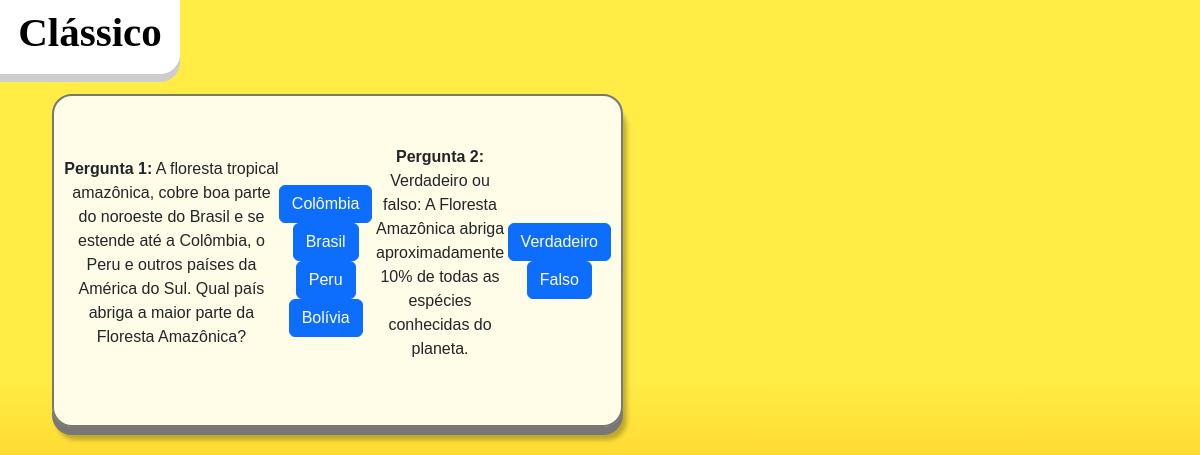
/Bem_ti_Quiz/quiz-classico.php, run on the app's committed database.
### tables this page shows
CREATE TABLE `perguntas` (
  `id` int(11) NOT NULL,
  `pergunta` text NOT NULL,
  `id_categorias` int(11) NOT NULL
);

CREATE TABLE `respostas` (
  `id` int(11) NOT NULL,
  `resposta` text NOT NULL,
  `pergunta_id` int(11) DEFAULT NULL,
  `correta` tinyint(1) NOT NULL
);

### Bem_ti_Quiz/quiz-classico.php (the view, shortened to what this page needs)
<!DOCTYPE html>
<html lang="pt-br">
<head>
    <link href="https://cdn.jsdelivr.net/npm/bootstrap@5.3.1/dist/css/bootstrap.min.css" rel="stylesheet">
    <link href="Css/Style.css" rel="stylesheet" />
</head>
<body>
    <div class="rodape">
        <h1 class="texto-rodape">Clássico</h1>
    </div>
    <div class="container centered-container">
        <?php
        $servername = "localhost";
        $username = "root";
        $password = "";
        $database = "bemtequiz";
        $conn = new mysqli($servername, $username, $password, $database);
        $sqlPerguntas = "SELECT id, pergunta FROM perguntas WHERE id_categorias = 1";
        $resultPerguntas = $conn->query($sqlPerguntas);
        if ($resultPerguntas->num_rows > 0) {
            $perguntaIds = [];
            while ($rowPergunta = $resultPerguntas->fetch_assoc()) {
                $perguntaIds[] = $rowPergunta["id"];
            }
        } else {
            echo "Nenhuma pergunta encontrada para a categoria 'Fauna'.";
        }
        if (!empty($perguntaIds)) {
            $sqlRespostas = "SELECT id, resposta, correta FROM respostas WHERE pergunta_id = ?";
            $stmt = $conn->prepare($sqlRespostas);
            $stmt->bind_param("i", $perguntaId);
            echo "<div class='quadro-quiz'>";
            $perguntaNum = 1;
            foreach ($perguntaIds as $perguntaId) {
                $sqlPergunta = "SELECT pergunta FROM perguntas WHERE id = $perguntaId";
                $resultPergunta = $conn->query($sqlPergunta);
                if ($resultPergunta->num_rows > 0) {
                    $rowPergunta = $resultPergunta->fetch_assoc();
                }
                echo "<div class='pergunta' id='pergunta-" . $perguntaNum . "'>";
                echo "<p><strong>Pergunta " . $perguntaNum . ":</strong> " . $rowPergunta["pergunta"] . "</p>";
                echo "</div>";
                echo "<div class='respostas'>";
                $stmt->execute();
                $resultRespostas = $stmt->get_result();
                if ($resultRespostas->num_rows > 0) {
                    while ($rowResposta = $resultRespostas->fetch_assoc()) {
                        echo '<button class="btn btn-primary resposta" data-pergunta="pergunta-' . $perguntaNum . '" data-correta="' . $rowResposta["correta"] . '">' . $rowResposta["resposta"] . '</button>';
                    }
                } else {
                    echo "Nenhuma resposta encontrada.";
                }
                echo "</div>";
                $perguntaNum++;
            }
            echo "</div>";
        }
        ?>
    </div>
</body>
</html>

### Bem_ti_Quiz/Css/Style.css (style rules this page uses)
body { font-family: Arial, sans-serif; background: linear-gradient(0deg, #FFBF1C 30%, #FFEC44 52%); text-align: center; margin: 0; overflow-x: auto; overflow-y: auto; background-repeat: no-repeat; background-position: right top; background-attachment: fixed; }
.rodape { width: 15%; height: 74px; background: #FFF; border-radius: 0 0 20px 0; box-shadow: 0 8px 0 0 #CDCDCD; display: flex; align-items: center; justify-content: center; }
.texto-rodape { font-family: 'Be Vietnam Pro'; color: #000; text-align: center; font-size: 41px; font-weight: 600; }
.container { margin-top: 20px; }
.quadro-quiz { width: 100%; max-width: 571px; height: 333px; background: rgba(255, 255, 255, 0.88); border: 2px solid #777; border-radius: 20px; box-shadow: 0 8px 0 0 #777, 4px 13px 4px 0 rgba(0, 0, 0, 0.25); display: flex; align-items: center; justify-content: center; padding: 10px; margin: 10px; }

### data on the page
perguntas: pergunta "A floresta tropical amazônica, cobre boa parte do noroeste do Brasil e se estende até a Colômbia, o Peru e outros países da América do Sul. Qual país abriga a maior parte da Floresta Amazônica?"
respostas: resposta "Colômbia"
respostas: resposta "Brasil"
respostas: resposta "Peru"
respostas: resposta "Bolívia"
perguntas: pergunta "Verdadeiro ou falso: A Floresta Amazônica abriga aproximadamente 10% de todas as espécies conhecidas do planeta."
respostas: resposta "Verdadeiro"
respostas: resposta "Falso"
